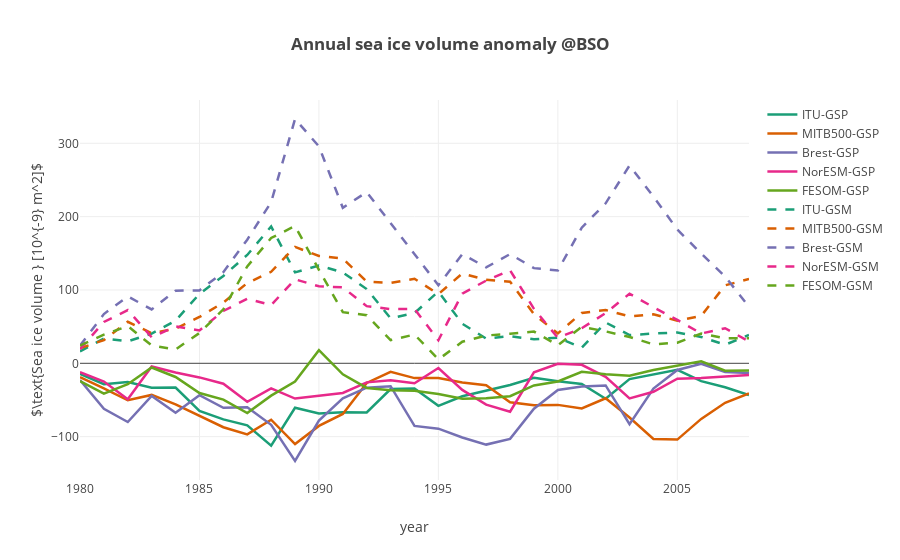
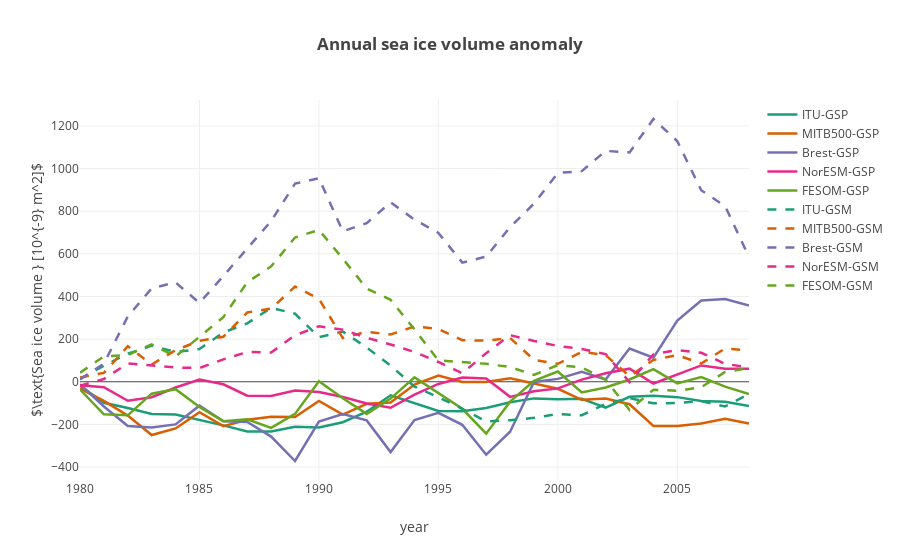

Here is the notebook cell these charts were saved with, in order:
### Code cell
""" Plot annual mean of sea ice volume anomaly"""
modelnames = ['ITU' , 'MITB500', 'Brest', 'NorESM', 'FESOM']
#colors = ['blue', 'darkorange', 'red', 'green', 'cyan']
colors = cl.scales['5']['qual']['Dark2']; 

def plot_bso_vol_total(models):
    
    datap = []
    datan = []
    layout = go.Layout(
    title='<b>Annual sea ice volume anomaly @BSO</b>',
        yaxis=dict(
            title='$\\text{Sea ice volume } [10^{-9} m^2]$',
            #range=[-14, 14]
        ),
        xaxis=dict(
            title='year'
        )
    )  
    # names of the control, gsp and gsn variables [total]
    ctln = ['ctlvice_barents', 'SIvolBK_c', 'refice_volume_BSKS', 'ice_volume_NorESM_BarentsKara_ctrl', 'ctlivol_BK']
    gspn = ['gspvice_barents', 'SIvolBK_gsp', 'gspice_volume_BSKS', 'ice_volume_NorESM_BarentsKara_gsp', 'gspivol_BK']
    gsnn = ['gsnvice_barents', 'SIvolBK_gsm', 'gsnice_volume_BSKS', 'ice_volume_NorESM_BarentsKara_gsn', 'gsnivol_BK']

    
    coeffs = [1e-9, 1e-9, 1e-9, 1e-9, 1e-9]
    for ind,mdl in enumerate(models):
        dnm = 'ds'+np.str(ind)+'.'+ctln[ind]+'.groupby(\'time.year\').mean().year'
        time = np.copy(eval(dnm))
        dnm = 'ds'+np.str(ind)+'.'+ctln[ind]+'.groupby(\'time.year\').mean()'
        dnm2 = 'ds'+np.str(ind)+'.'+gspn[ind]+'.groupby(\'time.year\').mean()'
        dnm3 = 'ds'+np.str(ind)+'.'+gsnn[ind]+'.groupby(\'time.year\').mean()'
        val1 = (np.copy(eval(dnm2)-eval(dnm))*coeffs[ind]) #/(np.copy(eval(dnm))*coeffs[ind])
        val2 = (np.copy(eval(dnm3)-eval(dnm))*coeffs[ind]) #/(np.copy(eval(dnm))*coeffs[ind])
        trace1 = go.Scatter(            
            x = time,
            y = val1,
            mode = 'lines',
            name = mdl+'-GSP',
            line = dict(
                width = 2.5,
                color = colors[ind],
                shape = 'smooth'
            )
        )
        datap.append(trace1)
        trace2 = go.Scatter(            
            x = time,
            y = val2,
            mode = 'lines',
            name = mdl+'-GSM',
            line = dict(
                width = 2.5,
                color = colors[ind],
                dash = 'dash',
                shape = 'smooth'
            )
        )
        datan.append(trace2)


   
    data = datap + datan
    
    fig = go.Figure(data=data, layout=layout)
    py.offline.iplot(fig)
    

def plot_fram_vol_total(models):
    
    datap = []
    datan = []
    layout = go.Layout(
    title='<b>Annual sea ice volume anomaly</b>',
        yaxis=dict(
            title='$\\text{Sea ice volume } [10^{-9} m^2]$',
            #range=[-14, 14]
        ),
        xaxis=dict(
            title='year'
        )
    )  
    # names of the control, gsp and gsn variables [total]
    ctln = ['ctlvice', 'SIvol_c', 'refice_volume_NH', 'ice_volume_NorESM_NH_ctrl', 'ctlivol']
    gspn = ['gspvice', 'SIvol_gsp', 'gspice_volume_NH', 'ice_volume_NorESM_NH_gsp', 'gspivol']
    gsnn = ['gsnvice', 'SIvol_gsm', 'gsnice_volume_NH', 'ice_volume_NorESM_NH_gsn', 'gsnivol']

    coeffs = [1e-9, 1e-9, 1e-9, 1e-9, 1e-9]

    for ind,mdl in enumerate(models):
        dnm = 'ds'+np.str(ind)+'.'+ctln[ind]+'.groupby(\'time.year\').mean().year'
        time = np.copy(eval(dnm))
        dnm = 'ds'+np.str(ind)+'.'+ctln[ind]+'.groupby(\'time.year\').mean()'
        dnm2 = 'ds'+np.str(ind)+'.'+gspn[ind]+'.groupby(\'time.year\').mean()'
        dnm3 = 'ds'+np.str(ind)+'.'+gsnn[ind]+'.groupby(\'time.year\').mean()'
        val1 = (np.copy(eval(dnm2)-eval(dnm))*coeffs[ind]) #/(np.copy(eval(dnm))*coeffs[ind])
        val2 = (np.copy(eval(dnm3)-eval(dnm))*coeffs[ind]) #/(np.copy(eval(dnm))*coeffs[ind])
        trace1 = go.Scatter(            
            x = time,
            y = val1,
            mode = 'lines',
            name = mdl+'-GSP',
            line = dict(
                width = 2.5,
                color = colors[ind],
                shape = 'smooth'
            )
        )
        datap.append(trace1)
        trace2 = go.Scatter(            
            x = time,
            y = val2,
            mode = 'lines',
            name = mdl+'-GSM',
            line = dict(
                width = 2.5,
                color = colors[ind],
                dash = 'dash',
                shape = 'smooth'
            )
        )
        datan.append(trace2)

   
    data = datap + datan    
    fig = go.Figure(data=data, layout=layout)
    py.offline.iplot(fig)
    


plot_bso_vol_total(modelnames)
plot_fram_vol_total(modelnames)


#models = widgets.SelectMultiple(options=list(modelnames), value=modelnames, description='Models')    
#widgets.interactive(update_plot,models=models)

### Figure 1 — Plotly figure (JSON) as saved in the notebook; plotly's stock layout.template omitted (floating-point values rounded to 4 significant figures)
{"data": [{"line": {"color": "rgb(27,158,119)", "shape": "smooth", "width": 2.5}, "mode": "lines", "name": "ITU-GSP", "type": "scatter", "x": [1980, 1981, 1982, 1983, 1984, 1985, 1986, 1987, 1988, 1989, 1990, 1991, 1992, 1993, 1994, 1995, 1996, 1997, 1998, 1999, 2000, 2001, 2002, 2003, 2004, 2005, 2006, 2007, 2008], "y": [-14.28, -28.4, -25.4, -33.34, -33.09, -64.88, -76.53, -84.64, -112.3, -60.64, -68.32, -66.85, -67.1, -35.15, -34.23, -57.99, -44.9, -37.13, -29.67, -19.68, -24.6, -28.26, -48.28, -21.52, -15.52, -8.888, -24.28, -32.74, -43.18]}, {"line": {"color": "rgb(217,95,2)", "shape": "smooth", "width": 2.5}, "mode": "lines", "name": "MITB500-GSP", "type": "scatter", "x": [1980, 1981, 1982, 1983, 1984, 1985, 1986, 1987, 1988, 1989, 1990, 1991, 1992, 1993, 1994, 1995, 1996, 1997, 1998, 1999, 2000, 2001, 2002, 2003, 2004, 2005, 2006, 2007, 2008], "y": [-18.88, -34.06, -50.41, -43.11, -56.11, -71.64, -87.17, -96.97, -76.94, -110.0, -85.34, -68.98, -26.8, -11.67, -20.18, -20.0, -26.19, -29.94, -53.09, -57.04, -56.7, -61.66, -47.68, -73.98, -103.3, -104.1, -75.81, -53.88, -41.1]}, {"line": {"color": "rgb(117,112,179)", "shape": "smooth", "width": 2.5}, "mode": "lines", "name": "Brest-GSP", "type": "scatter", "x": [1980, 1981, 1982, 1983, 1984, 1985, 1986, 1987, 1988, 1989, 1990, 1991, 1992, 1993, 1994, 1995, 1996, 1997, 1998, 1999, 2000, 2001, 2002, 2003, 2004, 2005, 2006, 2007, 2008], "y": [-22.79, -62.1, -80.02, -44.4, -67.47, -43.5, -60.73, -59.8, -83.78, -133.2, -78.11, -47.79, -33.25, -31.22, -85.32, -89.16, -101.2, -110.8, -103.1, -61.86, -36.29, -31.74, -30.21, -82.97, -34.54, -9.052, -0.5679, -11.79, -13.15]}, {"line": {"color": "rgb(231,41,138)", "shape": "smooth", "width": 2.5}, "mode": "lines", "name": "NorESM-GSP", "type": "scatter", "x": [1980, 1981, 1982, 1983, 1984, 1985, 1986, 1987, 1988, 1989, 1990, 1991, 1992, 1993, 1994, 1995, 1996, 1997, 1998, 1999, 2000, 2001, 2002, 2003, 2004, 2005, 2006, 2007, 2008], "y": [-11.96, -24.83, -49.17, -4.42, -12.63, -19.24, -27.78, -52.42, -34.22, -48.1, -44.14, -40.49, -25.99, -23.05, -27.23, -6.418, -36.31, -56.32, -65.99, -12.32, -0.703, -2.027, -18.38, -47.84, -38.82, -20.98, -20.14, -18.17, -15.92]}, {"line": {"color": "rgb(102,166,30)", "shape": "smooth", "width": 2.5}, "mode": "lines", "name": "FESOM-GSP", "type": "scatter", "x": [1980, 1981, 1982, 1983, 1984, 1985, 1986, 1987, 1988, 1989, 1990, 1991, 1992, 1993, 1994, 1995, 1996, 1997, 1998, 1999, 2000, 2001, 2002, 2003, 2004, 2005, 2006, 2007, 2008], "y": [-24.36, -41.3, -28.53, -5.701, -18.64, -40.49, -49.53, -67.82, -44.1, -24.95, 17.97, -14.96, -33.58, -36.82, -37.42, -41.97, -48.37, -47.62, -44.82, -30.16, -24.79, -11.69, -14.96, -16.94, -9.066, -2.836, 2.691, -10.07, -9.863]}, {"line": {"color": "rgb(27,158,119)", "dash": "dash", "shape": "smooth", "width": 2.5}, "mode": "lines", "name": "ITU-GSM", "type": "scatter", "x": [1980, 1981, 1982, 1983, 1984, 1985, 1986, 1987, 1988, 1989, 1990, 1991, 1992, 1993, 1994, 1995, 1996, 1997, 1998, 1999, 2000, 2001, 2002, 2003, 2004, 2005, 2006, 2007, 2008], "y": [16.09, 33.86, 29.9, 40.44, 58.09, 94.7, 119.1, 147.8, 186.6, 124.0, 133.3, 124.0, 101.2, 61.43, 68.46, 98.0, 53.95, 33.78, 36.95, 32.8, 35.02, 21.3, 55.66, 38.52, 40.52, 42.05, 35.93, 25.24, 38.72]}, {"line": {"color": "rgb(217,95,2)", "dash": "dash", "shape": "smooth", "width": 2.5}, "mode": "lines", "name": "MITB500-GSM", "type": "scatter", "x": [1980, 1981, 1982, 1983, 1984, 1985, 1986, 1987, 1988, 1989, 1990, 1991, 1992, 1993, 1994, 1995, 1996, 1997, 1998, 1999, 2000, 2001, 2002, 2003, 2004, 2005, 2006, 2007, 2008], "y": [20.56, 31.61, 56.66, 41.12, 47.16, 63.16, 82.87, 109.4, 124.8, 158.7, 146.3, 142.7, 111.3, 109.7, 115.2, 94.28, 122.5, 113.8, 111.4, 66.86, 40.75, 68.75, 72.63, 63.97, 66.83, 58.07, 64.6, 106.3, 114.9]}, {"line": {"color": "rgb(117,112,179)", "dash": "dash", "shape": "smooth", "width": 2.5}, "mode": "lines", "name": "Brest-GSM", "type": "scatter", "x": [1980, 1981, 1982, 1983, 1984, 1985, 1986, 1987, 1988, 1989, 1990, 1991, 1992, 1993, 1994, 1995, 1996, 1997, 1998, 1999, 2000, 2001, 2002, 2003, 2004, 2005, 2006, 2007, 2008], "y": [24.03, 67.17, 91.2, 73.49, 99.05, 99.43, 124.3, 168.6, 219.8, 333.1, 295.8, 212.1, 233.5, 191.3, 149.5, 106.5, 148.8, 130.8, 148.9, 129.8, 126.6, 185.0, 218.2, 269.8, 227.3, 182.4, 149.7, 118.3, 77.05]}, {"line": {"color": "rgb(231,41,138)", "dash": "dash", "shape": "smooth", "width": 2.5}, "mode": "lines", "name": "NorESM-GSM", "type": "scatter", "x": [1980, 1981, 1982, 1983, 1984, 1985, 1986, 1987, 1988, 1989, 1990, 1991, 1992, 1993, 1994, 1995, 1996, 1997, 1998, 1999, 2000, 2001, 2002, 2003, 2004, 2005, 2006, 2007, 2008], "y": [19.24, 56.34, 72.55, 35.52, 50.32, 44.77, 71.39, 88.1, 79.39, 114.5, 105.0, 103.5, 77.94, 73.96, 74.13, 31.45, 95.14, 112.8, 126.9, 74.27, 34.78, 47.86, 68.41, 94.91, 76.46, 59.13, 40.61, 47.8, 29.83]}, {"line": {"color": "rgb(102,166,30)", "dash": "dash", "shape": "smooth", "width": 2.5}, "mode": "lines", "name": "FESOM-GSM", "type": "scatter", "x": [1980, 1981, 1982, 1983, 1984, 1985, 1986, 1987, 1988, 1989, 1990, 1991, 1992, 1993, 1994, 1995, 1996, 1997, 1998, 1999, 2000, 2001, 2002, 2003, 2004, 2005, 2006, 2007, 2008], "y": [24.13, 39.04, 50.72, 24.3, 18.87, 41.32, 73.59, 132.2, 170.9, 187.2, 127.5, 69.76, 65.63, 31.66, 39.23, 5.252, 29.39, 37.92, 40.31, 43.22, 24.55, 49.83, 43.5, 35.94, 25.83, 28.06, 40.65, 34.1, 34.21]}], "layout": {"title": "<b>Annual sea ice volume anomaly @BSO</b>", "xaxis": {"title": "year"}, "yaxis": {"title": "$\\text{Sea ice volume } [10^{-9} m^2]$"}}}

### Figure 2 — Plotly figure (JSON) as saved in the notebook; plotly's stock layout.template omitted (floating-point values rounded to 4 significant figures)
{"data": [{"line": {"color": "rgb(27,158,119)", "shape": "smooth", "width": 2.5}, "mode": "lines", "name": "ITU-GSP", "type": "scatter", "x": [1980, 1981, 1982, 1983, 1984, 1985, 1986, 1987, 1988, 1989, 1990, 1991, 1992, 1993, 1994, 1995, 1996, 1997, 1998, 1999, 2000, 2001, 2002, 2003, 2004, 2005, 2006, 2007, 2008], "y": [-18.75, -98.51, -123.1, -151.3, -153.2, -178.5, -204.7, -232.9, -233.7, -211.4, -214.7, -189.9, -140.4, -63.35, -101.5, -137.5, -138.8, -123.1, -96.55, -78.05, -82.18, -79.51, -121.8, -70.31, -65.22, -72.13, -90.1, -93.85, -114.0]}, {"line": {"color": "rgb(217,95,2)", "shape": "smooth", "width": 2.5}, "mode": "lines", "name": "MITB500-GSP", "type": "scatter", "x": [1980, 1981, 1982, 1983, 1984, 1985, 1986, 1987, 1988, 1989, 1990, 1991, 1992, 1993, 1994, 1995, 1996, 1997, 1998, 1999, 2000, 2001, 2002, 2003, 2004, 2005, 2006, 2007, 2008], "y": [-31.99, -89.69, -158.8, -250.0, -218.9, -142.8, -208.2, -178.1, -163.8, -165.1, -89.74, -154.1, -103.1, -97.85, -13.44, 29.45, -1.156, -1.544, 16.46, -8.111, -33.04, -84.59, -78.5, -105.4, -207.3, -207.0, -196.0, -173.8, -195.8]}, {"line": {"color": "rgb(117,112,179)", "shape": "smooth", "width": 2.5}, "mode": "lines", "name": "Brest-GSP", "type": "scatter", "x": [1980, 1981, 1982, 1983, 1984, 1985, 1986, 1987, 1988, 1989, 1990, 1991, 1992, 1993, 1994, 1995, 1996, 1997, 1998, 1999, 2000, 2001, 2002, 2003, 2004, 2005, 2006, 2007, 2008], "y": [-11.45, -115.8, -207.1, -214.4, -200.0, -112.1, -185.4, -188.5, -257.1, -371.7, -186.8, -151.7, -181.2, -329.8, -179.8, -145.5, -201.8, -342.3, -234.2, -1.181, 13.42, 46.69, 10.32, 156.2, 112.8, 286.6, 381.3, 387.9, 357.6]}, {"line": {"color": "rgb(231,41,138)", "shape": "smooth", "width": 2.5}, "mode": "lines", "name": "NorESM-GSP", "type": "scatter", "x": [1980, 1981, 1982, 1983, 1984, 1985, 1986, 1987, 1988, 1989, 1990, 1991, 1992, 1993, 1994, 1995, 1996, 1997, 1998, 1999, 2000, 2001, 2002, 2003, 2004, 2005, 2006, 2007, 2008], "y": [-16.76, -25.74, -89.26, -72.49, -26.89, 10.77, -11.86, -65.37, -66.97, -40.59, -48.3, -71.44, -101.6, -121.9, -60.5, -10.26, 19.64, 15.1, -70.79, -44.44, -31.12, 9.841, 40.22, 61.47, -8.314, 32.75, 76.45, 60.87, 61.16]}, {"line": {"color": "rgb(102,166,30)", "shape": "smooth", "width": 2.5}, "mode": "lines", "name": "FESOM-GSP", "type": "scatter", "x": [1980, 1981, 1982, 1983, 1984, 1985, 1986, 1987, 1988, 1989, 1990, 1991, 1992, 1993, 1994, 1995, 1996, 1997, 1998, 1999, 2000, 2001, 2002, 2003, 2004, 2005, 2006, 2007, 2008], "y": [-36.57, -152.7, -157.4, -55.82, -34.9, -117.9, -184.8, -176.3, -216.0, -150.9, 2.861, -77.02, -150.8, -79.01, 20.26, -55.04, -126.7, -243.5, -93.42, 4.766, 48.27, -50.21, -26.91, 10.49, 59.13, -7.46, 21.95, -22.61, -57.43]}, {"line": {"color": "rgb(27,158,119)", "dash": "dash", "shape": "smooth", "width": 2.5}, "mode": "lines", "name": "ITU-GSM", "type": "scatter", "x": [1980, 1981, 1982, 1983, 1984, 1985, 1986, 1987, 1988, 1989, 1990, 1991, 1992, 1993, 1994, 1995, 1996, 1997, 1998, 1999, 2000, 2001, 2002, 2003, 2004, 2005, 2006, 2007, 2008], "y": [13.39, 75.45, 131.7, 169.3, 139.3, 153.5, 230.9, 274.2, 346.7, 319.0, 209.3, 235.2, 160.6, 75.51, -22.61, -72.55, -126.9, -186.7, -180.6, -169.2, -151.4, -157.1, -103.8, -76.86, -101.2, -99.58, -90.91, -115.8, -57.14]}, {"line": {"color": "rgb(217,95,2)", "dash": "dash", "shape": "smooth", "width": 2.5}, "mode": "lines", "name": "MITB500-GSM", "type": "scatter", "x": [1980, 1981, 1982, 1983, 1984, 1985, 1986, 1987, 1988, 1989, 1990, 1991, 1992, 1993, 1994, 1995, 1996, 1997, 1998, 1999, 2000, 2001, 2002, 2003, 2004, 2005, 2006, 2007, 2008], "y": [20.42, 41.36, 166.5, 81.08, 148.0, 192.0, 211.2, 325.2, 342.8, 446.6, 389.0, 205.0, 234.5, 221.9, 259.3, 247.6, 195.1, 192.6, 205.4, 103.1, 84.25, 140.4, 124.6, 26.04, 102.3, 124.8, 85.68, 156.0, 145.9]}, {"line": {"color": "rgb(117,112,179)", "dash": "dash", "shape": "smooth", "width": 2.5}, "mode": "lines", "name": "Brest-GSM", "type": "scatter", "x": [1980, 1981, 1982, 1983, 1984, 1985, 1986, 1987, 1988, 1989, 1990, 1991, 1992, 1993, 1994, 1995, 1996, 1997, 1998, 1999, 2000, 2001, 2002, 2003, 2004, 2005, 2006, 2007, 2008], "y": [11.14, 85.47, 306.2, 438.1, 465.9, 369.7, 496.1, 625.1, 753.8, 929.3, 954.4, 705.8, 743.9, 841.2, 760.4, 698.1, 558.7, 586.8, 724.7, 835.5, 979.0, 988.0, 1083.0, 1076.0, 1232.0, 1128.0, 898.2, 823.6, 585.1]}, {"line": {"color": "rgb(231,41,138)", "dash": "dash", "shape": "smooth", "width": 2.5}, "mode": "lines", "name": "NorESM-GSM", "type": "scatter", "x": [1980, 1981, 1982, 1983, 1984, 1985, 1986, 1987, 1988, 1989, 1990, 1991, 1992, 1993, 1994, 1995, 1996, 1997, 1998, 1999, 2000, 2001, 2002, 2003, 2004, 2005, 2006, 2007, 2008], "y": [-18.56, 12.95, 85.94, 77.54, 66.77, 64.31, 105.0, 139.5, 137.1, 218.0, 260.3, 244.5, 205.8, 174.9, 139.7, 92.71, 39.85, 134.1, 218.5, 191.5, 167.5, 153.7, 129.9, -1.796, 128.8, 148.9, 136.0, 84.03, 67.28]}, {"line": {"color": "rgb(102,166,30)", "dash": "dash", "shape": "smooth", "width": 2.5}, "mode": "lines", "name": "FESOM-GSM", "type": "scatter", "x": [1980, 1981, 1982, 1983, 1984, 1985, 1986, 1987, 1988, 1989, 1990, 1991, 1992, 1993, 1994, 1995, 1996, 1997, 1998, 1999, 2000, 2001, 2002, 2003, 2004, 2005, 2006, 2007, 2008], "y": [42.37, 118.9, 125.6, 175.4, 118.6, 211.3, 303.2, 466.7, 540.9, 676.6, 711.9, 577.2, 437.3, 384.4, 245.4, 99.88, 91.18, 84.11, 68.93, 32.16, 78.14, 67.17, 9.357, -132.2, -37.48, -42.54, -25.9, 45.99, 64.08]}], "layout": {"title": "<b>Annual sea ice volume anomaly</b>", "xaxis": {"title": "year"}, "yaxis": {"title": "$\\text{Sea ice volume } [10^{-9} m^2]$"}}}
